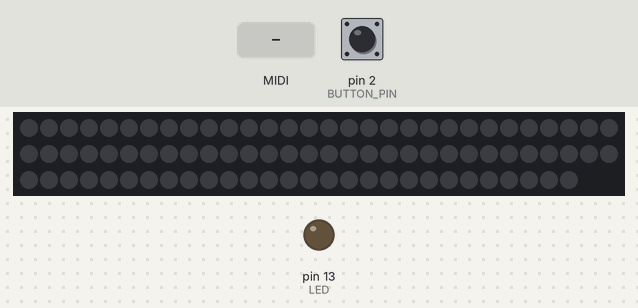
The sketch below on a simulated Arduino Uno, built with avr-gcc and run on an emulated ATmega328P. Shown: 88 RGB LEDs in strip order, left to right, continuing on the next row, output pins drawn as LEDs (lit = HIGH). Inputs (shaded band) come from the test bench; at power-on: pin 2 (BUTTON_PIN) LOW. Dim RGB values are drawn brighter than linear; MIDI output is not drawn; random numbers use the default seed unless the sketch sets one.

Above: at 4.2 s.
4.3 s: MIDI note 36 received
At 4.46 s:
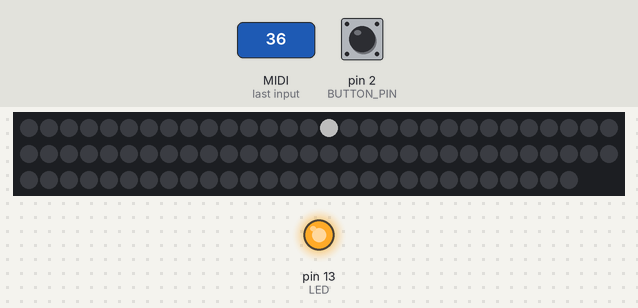
6.8 s: MIDI note 48 received
At 8.8 s:
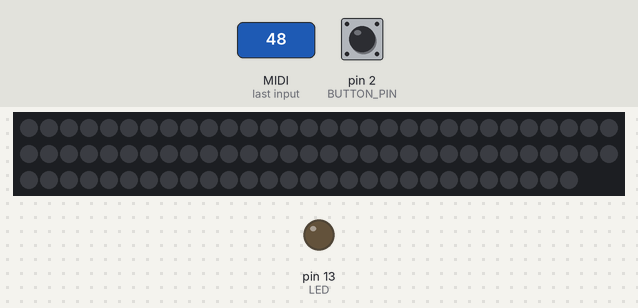
Timing chart, 0 to 10.3 s (numbered marks = the images above; inputs shaded):
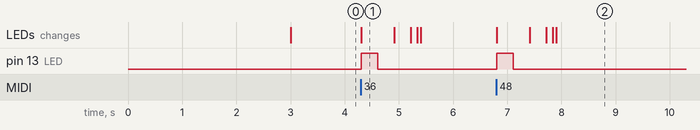

The sketch:

main.ino
```cpp
#include <MIDI.h>
#include <FastLED.h>

#define LED 13
#define BUTTON_PIN 2

FASTLED_USING_NAMESPACE

#if defined(FASTLED_VERSION) && (FASTLED_VERSION < 3001000)
#warning "Requires FastLED 3.1 or later; check github for latest code."
#endif

#define DATA_PIN    12
#define LED_TYPE    WS2811
#define COLOR_ORDER GRB
#define NUM_LEDS    88
CRGB leds[NUM_LEDS];

#define BRIGHTNESS         160
#define FRAMES_PER_SECOND  120

struct ledInfo
{
   byte hue;
   byte saturation;
   byte value;
   bool on;
   int timeAlive;
};

typedef struct ledInfo LedInfo;

LedInfo ledInfos[NUM_LEDS];
int buttonState = 0;
int colorMode = 0;
byte randomHue = 0;

MIDI_CREATE_DEFAULT_INSTANCE();

void setup() {
  randomSeed(42);

  pinMode(LED, OUTPUT);
  pinMode(BUTTON_PIN, INPUT);
  digitalWrite(LED, LOW);

  MIDI.begin(MIDI_CHANNEL_OMNI);
  MIDI.setHandleNoteOn(MyHandleNoteOn);
  MIDI.setHandleNoteOff(MyHandleNoteOff);

  delay(3000); // 3 second delay for recovery
  FastLED.addLeds<LED_TYPE,DATA_PIN,COLOR_ORDER>(leds, NUM_LEDS).setCorrection(TypicalLEDStrip);
  FastLED.setBrightness(BRIGHTNESS);

  for(int x = 0; x < NUM_LEDS; x++) {
    LedInfo info;
    info.hue = 0;
    info.saturation = 0;
    info.value = 0;
    info.timeAlive = 0;
    info.on = false;
    ledInfos[x] = info;
  }
}

void loop() {
  MIDI.read();


  if (buttonState == LOW) {
    buttonState = digitalRead(BUTTON_PIN);
    if (buttonState == HIGH) {
      if (colorMode == 5) {
        colorMode = 0;
      } else {
        colorMode++;
      }
    }
  } else {
    buttonState = digitalRead(BUTTON_PIN);
  }

  for(int x = 0; x < NUM_LEDS; x++) {
    if (ledInfos[x].timeAlive > 500) {
      ledInfos[x].on = false;
    }
    if (ledInfos[x].on) {
      ledInfos[x].timeAlive = ledInfos[x].timeAlive + 1;
      leds[x] = CHSV(ledInfos[x].hue, ledInfos[x].saturation, ledInfos[x].value);
    } else {
      if (ledInfos[x].value > 0) {
        ledInfos[x].value = ledInfos[x].value - 1;
      }
      leds[x] = CHSV(ledInfos[x].hue, ledInfos[x].saturation, ledInfos[x].value);
    }
  }
  FastLED.show();
}

void MyHandleNoteOn(byte channel, byte pitch, byte velocity) {
  digitalWrite(LED, HIGH);
  int p = pitch - 21;

  int numberOfLedsOn = 0;
  for (int x = 0; x < NUM_LEDS; x++) {
    if (ledInfos[x].on) numberOfLedsOn++;
  }

  if (p >= 0 && p <= NUM_LEDS && numberOfLedsOn <= 20) {
    ledInfos[p].on = true;
    ledInfos[p].value = 255;
    ledInfos[p].timeAlive = 0;
    if (colorMode == 0) {
      ledInfos[p].hue = 0;
      ledInfos[p].value = 180;
      ledInfos[p].saturation = 0;
    }
    if (colorMode == 1) {
      ledInfos[p].hue = 0;
      ledInfos[p].saturation = 255;
    }
    if (colorMode == 2) {
      ledInfos[p].hue = 80;
      ledInfos[p].saturation = 220;
    }
    if (colorMode == 3) {
      ledInfos[p].hue = 174;
      ledInfos[p].saturation = 255;
    }
    if (colorMode == 4) {
      ledInfos[p].hue = 210;
      ledInfos[p].saturation = 255;
    }
    if (colorMode == 5) {
      randomHue = (byte)(random(0, 255));
      ledInfos[p].hue = randomHue;
      ledInfos[p].saturation = 255;
    }
  }
}

void MyHandleNoteOff(byte channel, byte pitch, byte velocity) {
  digitalWrite(LED, LOW);
  int p = pitch - 21;
  if (p >= 0 && p <= NUM_LEDS) {
    ledInfos[p].on = false;
    ledInfos[p].timeAlive = 0;
  }
}
```

Measured:
- after the input at 4.3 s, pin 13 (LED): LOW → HIGH at once, → LOW 0.30 s later; the LEDs: change at once (image 1)
- after the input at 6.8 s, pin 13 (LED): LOW → HIGH at once, → LOW 0.30 s later; the LEDs: first change at once (image 2 shows a later state)
